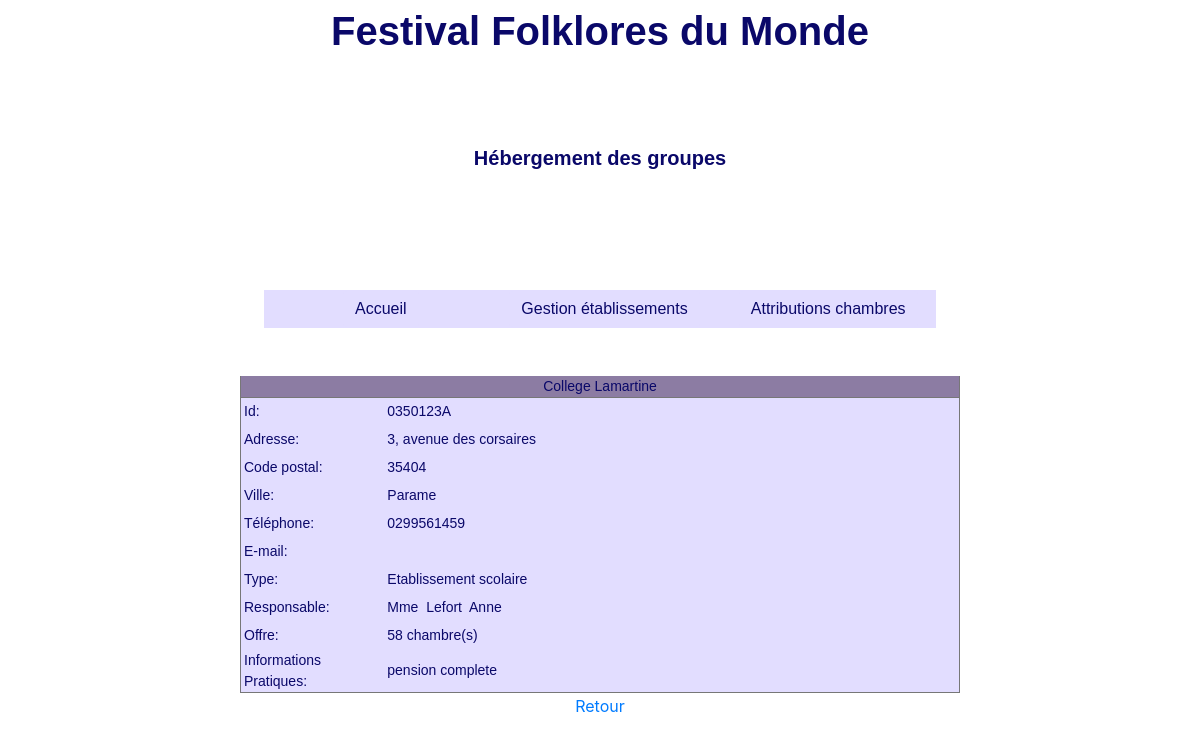
The app's page /detailEtablissement.php?id=0350123A with its own data.
### tables this page shows
create table Etablissement 
(
id char(8) not null, 
nom varchar(45) not null,
adresseRue varchar(45) not null, 
codePostal char(5) not null, 
ville varchar(35) not null,
tel varchar(13) not null,
adresseElectronique varchar(70),
type tinyint not null,
civiliteResponsable varchar(12) not null,
nomResponsable varchar(25) not null,
prenomResponsable varchar(25),
nombreChambresOffertes integer,
infoP varchar(200),
constraint pk_Etablissement primary key(id)
);

### _gestionBase.inc.php (called while the page is built, shortened)
<?php
function obtenirDetailEtablissement($connexion, $id)
{
   $req="select * from Etablissement where id='$id'";
   $rsEtab=$connexion->query($req);
   return $rsEtab->fetch(PDO::FETCH_ASSOC);
}
?>

### detailEtablissement.php (the view, shortened to what this page needs)
<!DOCTYPE html>
<html lang="fr">
<head>
<link href=css/cssGeneral.css rel="stylesheet" type="text/css">
<link rel="stylesheet" type="text/css" href="bootstrap4/bootstrap.min.css">
<link rel="stylesheet" href="https://stackpath.bootstrapcdn.com/bootstrap/4.3.1/css/bootstrap.min.css">
</head>
<body>
   <div class="basePage">
      <table id="table_basePage">
         <tr>
            <td class="titre">Festival Folklores du Monde<br><br>
            <span class="texteNiveau2">Hébergement des groupes</span><br><br>
            </td>
         </tr>
      </table>
   </div>
   <br><br>
   <?php include 'header.php';?>
<br><br>
<?php
include("_gestionBase.inc.php");
$connexion=connect();
$id=$_REQUEST['id'];
$lgEtab=obtenirDetailEtablissement($connexion, $id);
$nom=$lgEtab['nom'];
$adresseRue=$lgEtab['adresseRue'];
$codePostal=$lgEtab['codePostal'];
$ville=$lgEtab['ville'];
$tel=$lgEtab['tel'];
$adresseElectronique=$lgEtab['adresseElectronique'];
$type=$lgEtab['type'];
$civiliteResponsable=$lgEtab['civiliteResponsable'];
$nomResponsable=$lgEtab['nomResponsable'];
$prenomResponsable=$lgEtab['prenomResponsable'];
$nombreChambresOffertes=$lgEtab['nombreChambresOffertes'];
$infoP=$lgEtab['infoP'];
echo "
<table width='60%' cellspacing='0' cellpadding='0' align='center'
class='tabNonQuadrille'>
   <tr class='enTeteTabNonQuad'>
      <td colspan='3'>$nom</td>
   </tr>
   <tr class='ligneTabNonQuad'>
      <td  width='20%'> Id: </td>
      <td>$id</td>
   </tr>
   <tr class='ligneTabNonQuad'>
      <td> Adresse: </td>
      <td>$adresseRue</td>
   </tr>
   <tr class='ligneTabNonQuad'>
      <td> Code postal: </td>
      <td>$codePostal</td>
   </tr>
   <tr class='ligneTabNonQuad'>
      <td> Ville: </td>
      <td>$ville</td>
   </tr>
   <tr class='ligneTabNonQuad'>
      <td> Téléphone: </td>
      <td>$tel</td>
   </tr>
   <tr class='ligneTabNonQuad'>
      <td> E-mail: </td>
      <td>$adresseElectronique</td>
   </tr>
   <tr class='ligneTabNonQuad'>
      <td> Type: </td>";
      if ($type==1)
      {
         echo "<td> Etablissement scolaire </td>";
      }
      else
      {
         echo "<td> Autre établissement </td>";
      }
   echo "
   </tr>
   <tr class='ligneTabNonQuad'>
      <td> Responsable: </td>
      <td>$civiliteResponsable&nbsp; $nomResponsable&nbsp; $prenomResponsable
      </td>
   </tr>
   <tr class='ligneTabNonQuad'>
      <td> Offre: </td>
      <td>$nombreChambresOffertes&nbsp;chambre(s)</td>
   </tr>
      <tr class='ligneTabNonQuad'>
      <td> Informations Pratiques: </td>
      <td>$infoP </td>
   </tr>
</table>
<table align='center'>
   <tr>
      <td align='center'><a href='listeEtablissements.php'>Retour</a>
      </td>
   </tr>
</table>";
?>

### css/cssGeneral.css (style rules this page uses)
a { text-decoration: none; }
.basePage { font-family: 'Montserrat', sans-serif; font-size: 15px; font-weight: 600; }
#table_basePage { width:100%; padding:0; border-spacing:0; }
.titre { color:#0a0869; font-family: 'Montserrat', sans-serif; font-size: 40px; font-weight: 600; text-align:center; }
.texteNiveau2 { font-family: 'Montserrat', sans-serif; font-size: 20px; font-weight: 600; color: #0a0869 ; }
table.tabNonQuadrille { background-color:#e2ddff; border-bottom:1px solid #777777; border-right:1px solid #777777; border-left:1px solid #777777; border-top:1px #777777; color:black; }
tr.enTeteTabNonQuad td { background-color: #8c7ca3; height:21px; text-align:center; border-bottom:1px solid #777777; font-family: 'Montserrat', sans-serif; font-size: 14px; font-weight: 400; color: #0a0869; }
tr.ligneTabNonQuad td { background-color:#e2ddff; height:28px; text-align:left; padding-left:3px; font-family: 'Montserrat', sans-serif; font-size: 14px; font-weight: 400; color: #0a0869; }
* { box-sizing: border-box; }

### records on screen
etablissement: nom "College Lamartine", adresseRue "3, avenue des corsaires", codePostal "35404", ville "Parame", tel "0299561459", civiliteResponsable "Mme", nomResponsable "Lefort", prenomResponsable "Anne", nombreChambresOffertes "58", infoP "pension complete"

### other values on screen
$id "0350123A"
